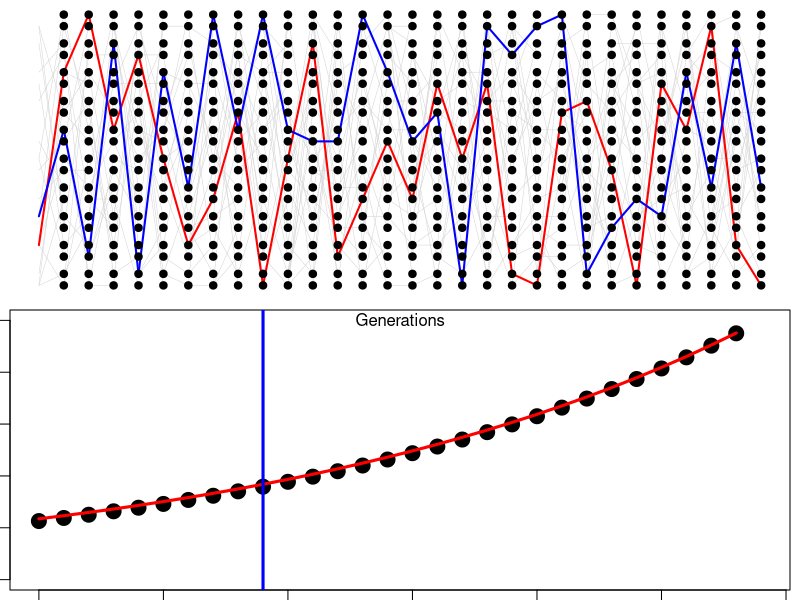
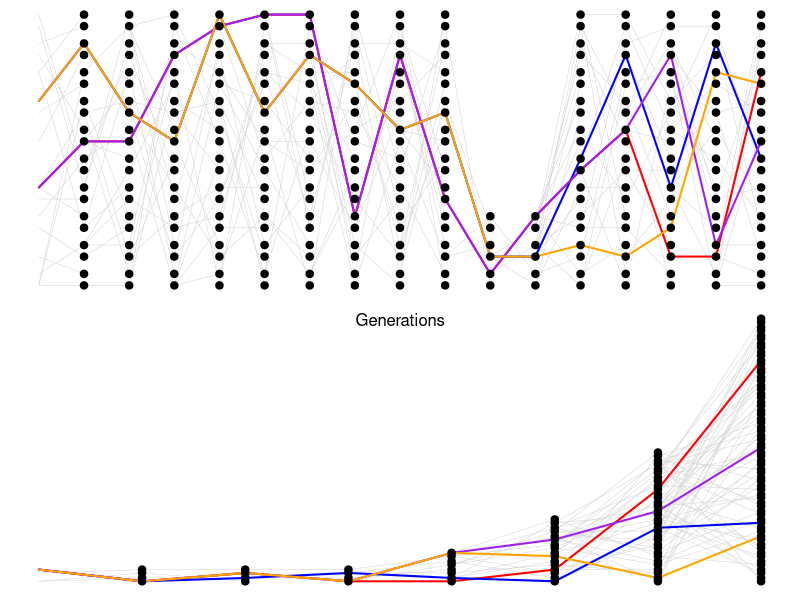
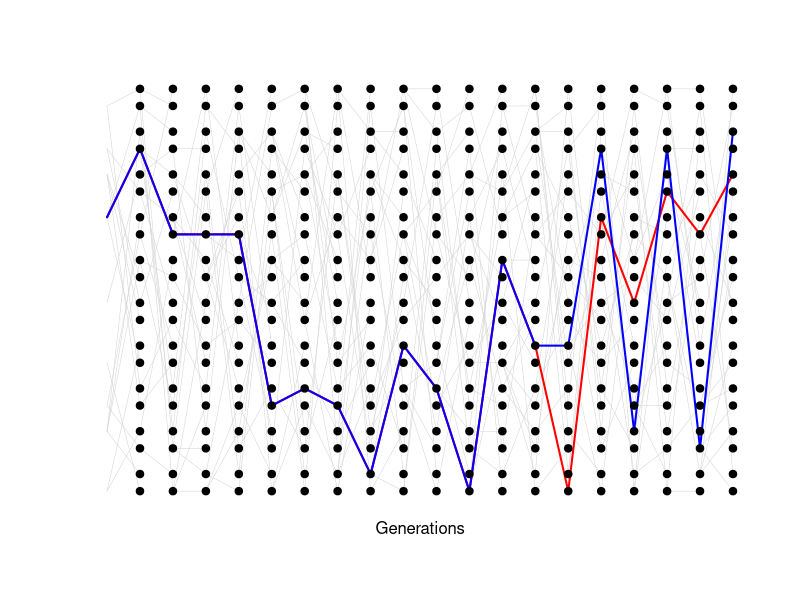
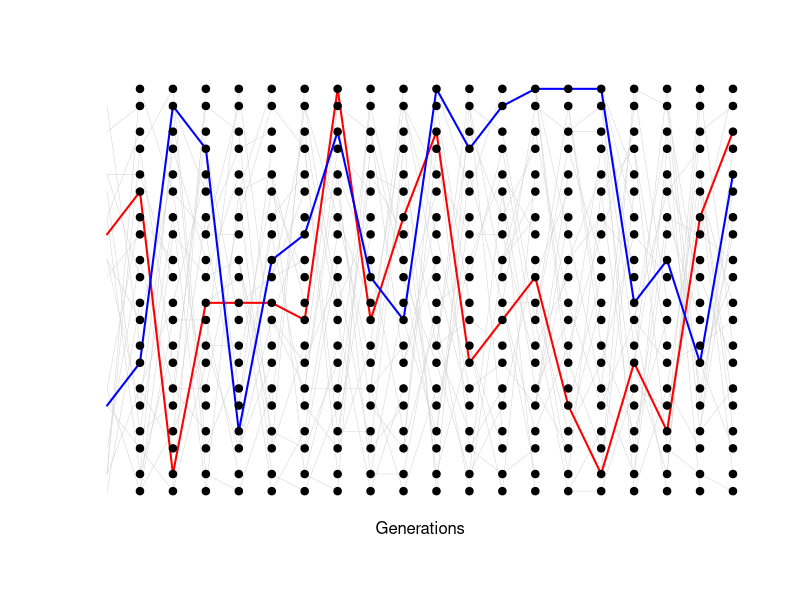
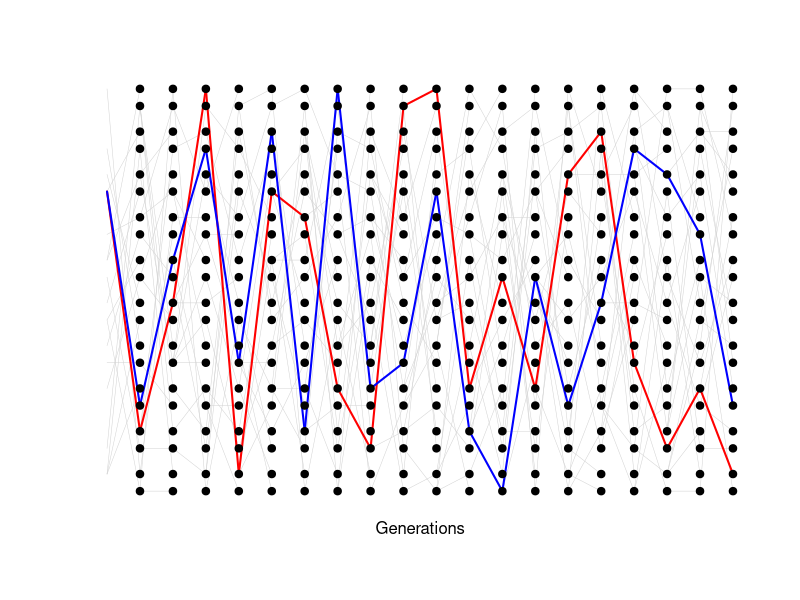
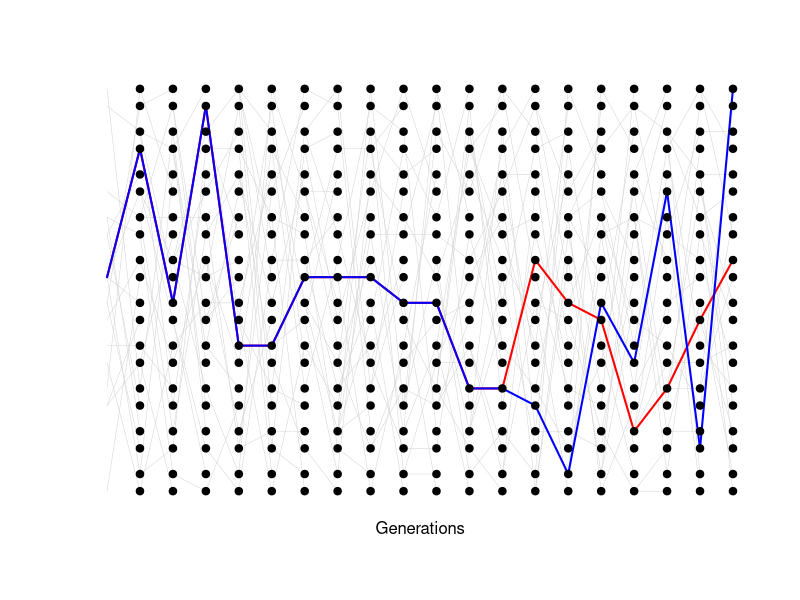
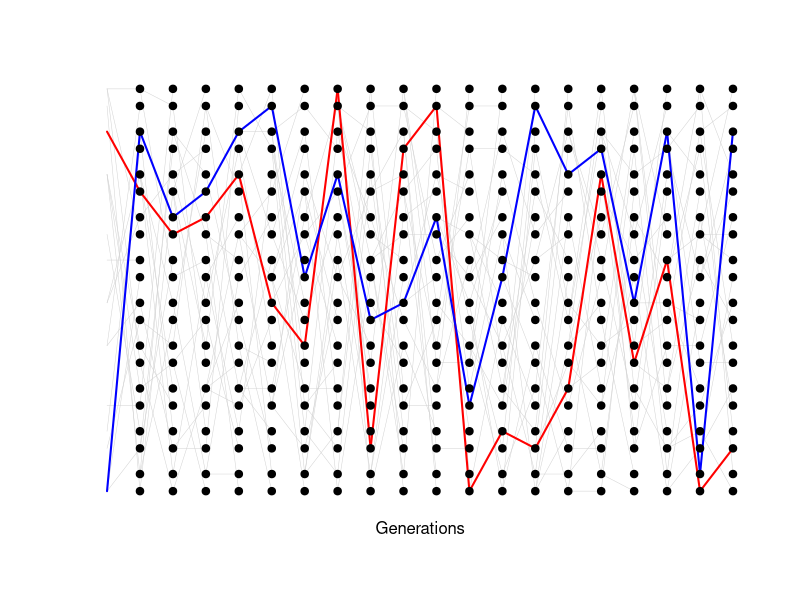
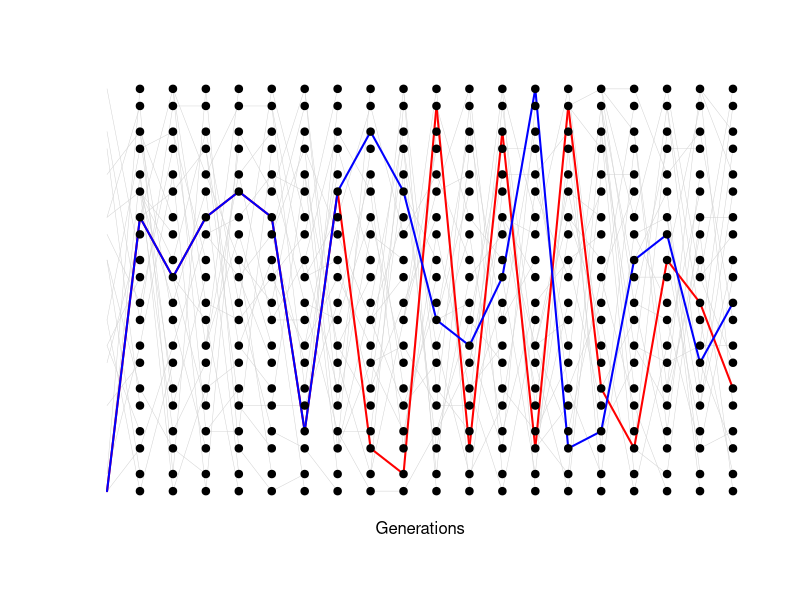

Recreate these plots in R, in order.


track_lineages<-function(N.vec, n.iter, num.tracked, col.allele){
num.gens<-length(N.vec)
for(iter in 1:n.iter){
	N.max<-max(N.vec)
	N<-N.vec[num.gens]
	N.prev<-N.vec[num.gens-1]
	plot(c(1,num.gens),c(1,N.max),type="n",axes=FALSE,xlab="",ylab="")
	mtext(side=1,line=1,"Generations")
	
	track.this.allele<-vector("list", 2*N)
	
	track.this.allele[sample(1:(2*N),num.tracked)]<-1:num.tracked
	
	track.this.allele.next.gen<-vector("list", 2*N.prev)
	
	for(i in num.gens:2){
		N<-N.vec[i]
		N.prev<-N.vec[i-1]
		track.this.allele.next.gen<-vector("list", 2*N.prev)
	for(ind in 1:N){
		
			par<-sample(1:N.prev,2,replace=FALSE)
			which.allele<-sample(c(-1,1),1)
			lines(c(i,i-1), c(ind-offset,par[1]+which.allele*offset),col="light grey",lwd=0.5)
			if(!is.null(track.this.allele[[2*ind-1]])){
				this.one<-2*par[1] +ifelse(which.allele==1,0,-1); 
				track.this.allele.next.gen[[this.one]]  <- c(track.this.allele.next.gen[[this.one]],track.this.allele[[2*ind-1]])
				}
				
			which.allele<-sample(c(-1,1),1)
			lines(c(i,i-1), c(ind+offset,par[2]+which.allele*offset),col="light grey",lwd=0.5)
			if(!is.null(track.this.allele[[2*ind]])){ 
						this.one<-2*par[2] +ifelse(which.allele==1,0,-1); 
				track.this.allele.next.gen[[ this.one]]  <- c(track.this.allele.next.gen[[this.one]],track.this.allele[[2*ind]])
				}
	#		recover()
		}
		for(this.allele in 1:num.tracked){ 
			daughter<-which(sapply(track.this.allele,function(allele){any(allele==this.allele)}))
			parent<-which(sapply(track.this.allele.next.gen,function(allele){any(allele==this.allele)}))
			lines(c(i,i-1), c(ceiling(daughter/2)+offset* ifelse(daughter %% 2,-1,1) ,ceiling(parent/2) + offset*ifelse(parent %% 2,-1,1) ),col=col.allele[this.allele],lwd=2)
			}
			
		points(rep(i,N),1:N+offset, pch=19,cex=1)
		points(rep(i,N),1:N-offset, pch=19,cex=1)
		 track.this.allele<-track.this.allele.next.gen
		}
		
	
 	}
	
}


N<-10
offset<-0.2
###Track pairs
pdf(file="~/Dropbox/Courses/Popgen_teaching_Notes/figures/pairwise_coalescent.pdf")
track_lineages(N.vec=rep(10,20), n.iter=20, num.tracked=2, col.allele=c("red","blue"))
dev.off()
###OR

###Track trio of lineages
pdf(file="~/Dropbox/Courses/Popgen_teaching_Notes/figures/3_tip_coalescent.pdf")
col.allele<-  #c("red","blue")   #
num.tracked<-3
track_lineages(N.vec=rep(10,20), n.iter=20, num.tracked=3, col.allele= c("red","blue","purple"))
dev.off()



layout(1:2); par(mar=c(0.5,0.5,0.5,0.5))
track_lineages(N.vec=rep(10,30), n.iter=1, num.tracked=2, col.allele=c("red","blue"))
plot(-(1:30),c(NA,dgeom(1:29,1/20)),pch=19,cex=2,xlab="generations back to coalescence",ylab="Probability",ylim=c(0.0,0.05)); lines(-(1:30),c(NA,exp(-(1:29)/20)/20),col="red",lwd=3)
abline(v=-21,col="blue",lwd=3)

dev.copy2pdf(file="~/Downloads/Coal_vs_geometric.pdf")


col.allele<-  c("red","blue","purple","orange") #c("red","blue")   #
num.tracked<-4

single.crash<- c(rep(10,10),rep(3,2),rep(10,5))
track_lineages(N.vec=single.crash, n.iter=1, num.tracked=4, col.allele= c("red","blue","purple","orange"))

pop.growth<- c(rep(2,3),2^c(1:5))
track_lineages(N.vec=pop.growth, n.iter=1, num.tracked=4, col.allele= c("red","blue","purple","orange"))
